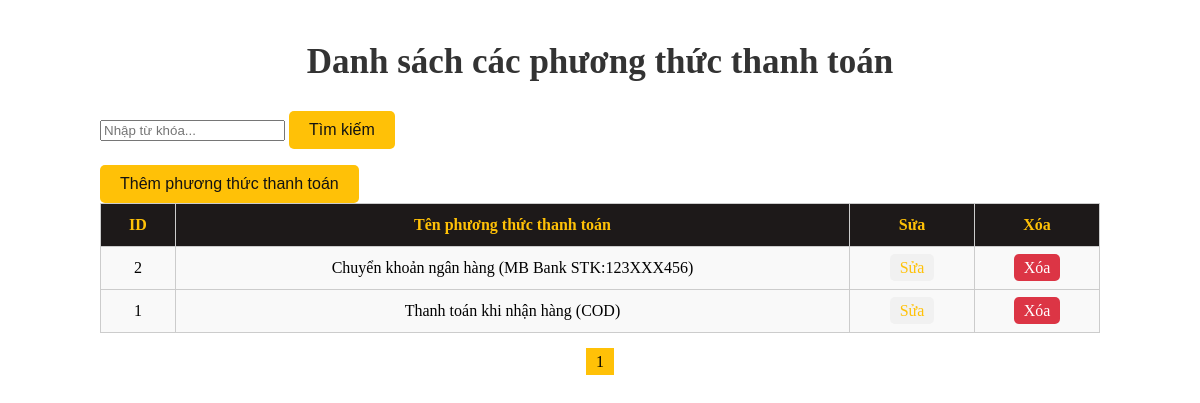
The app's page /Xmobile-master/admins/admincp/pages/content/phuongthucthanhtoan.php with its own data.
### tables this page shows
CREATE TABLE `payment_method` (
  `Id` int(11) NOT NULL,
  `Name` varchar(255) NOT NULL
);

### Xmobile-master/admins/admincp/pages/content/phuongthucthanhtoan.php (the view, shortened to what this page needs)
<?php
    if (isset($_GET["keyword"])) {
        $keyword = $_GET["keyword"];
    } else {
        $keyword = "";
    }
    include_once "../../connection/open.php";
    $recordsPerPage = 5;
    $sqlCount = "SELECT COUNT(*) AS total FROM payment_method WHERE Name LIKE '%$keyword%'";
    $resultCount = mysqli_query($connection, $sqlCount);
    $row = mysqli_fetch_assoc($resultCount);
    $totalRecords = $row['total'];
    $pages = ceil($totalRecords / $recordsPerPage);
    if (isset($_GET["page"])) {
        $page = $_GET["page"];
    } else {
        $page = 1;
    }
    $start = ($page - 1) * $recordsPerPage;
    $sql_payment_method = "SELECT * FROM payment_method
                           WHERE Name LIKE '%$keyword%'
                           ORDER BY Id DESC
                           LIMIT $start, $recordsPerPage";
    $payment_methods = mysqli_query($connection, $sql_payment_method);
?>
<link rel="stylesheet" href="css/style_table.css">
<div class="container mx-auto">
    <h2 >Danh sách các phương thức thanh toán</h2>
    <form method="GET" action="index.php" class="flex items-center gap-3 mb-3">
        <input type="text" name="keyword" placeholder="Nhập từ khóa..." value="<?php echo $keyword ?>"
            class="flex-1 px-4 py-2 border border-gray-300 rounded-lg focus:outline-none focus:ring-2 focus:ring-blue-500">
        <button type="submit"
            class="px-4 py-2 bg-blue-600 text-black rounded-lg hover:bg-blue-700 transition duration-200">
            Tìm kiếm
        </button>
    </form>
    <a href="index.php?action=themphuongthucthanhtoan">
        <button type="button" class="button">
            Thêm phương thức thanh toán
        </button>
    </a>
    <table border="1px" cellspacing="0" cellpadding="0" width="80%">
        <thead class="bg-gray-100">
            <tr>
                <th width="50px">ID</th>
                <th>Tên phương thức thanh toán</th>
                <th width="100px">Sửa</th>
                <th width="100px">Xóa</th>
            </tr>
        </thead>
        <tbody>
            <?php foreach ($payment_methods as $payment_method){ ?>
                <tr>
                    <td><?php echo $payment_method['Id']; ?></td>
                    <td><?php echo $payment_method['Name']; ?></td>
                    <td>
                        <a href="index.php?action=suaphuongthucthanhtoan&id=<?php echo $payment_method['Id']; ?>">Sửa</a>
                    </td>
                    <td>
                        <a href="payment_methods/destroy.php?id=<?php echo $payment_method['Id']; ?>" class="delete">Xóa</a>
                    </td>
                </tr>
            <?php } ?>
        </tbody>
    </table>
    <div style="margin-top: 20px; text-align: center;">
        <?php for ($page = 1; $page <= $pages; $page++){
            $link = "index.php?action=quanlyphuongthucthanhtoan&page=$page";
        ?>
            <a href="<?php echo $link; ?>"
            style="margin: 0 5px; padding: 5px 10px; text-decoration: none;
            <?php echo $page == $page ? 'background-color: #ffc107; color: black;' : 'border: 1px solid #ccc;' ?>">
            <?php echo $page; ?>
            </a>
        <?php } ?>
    </div>
</div>

### Xmobile-master/admins/admincp/css/style_table.css (style rules this page uses)
h2 { text-align: center; font-size: 35px; color: #333333; }
.container { max-width: 1000px; margin: auto; padding: 5px 30px; }
button { background-color: #ffc107; color: #121212; padding: 10px 20px; border: none; font-size: 16px; border-radius: 5px; cursor: pointer; margin: 0 0; }
table { width: 100%; border-collapse: collapse; }
th, td { padding: 12px; text-align: center; font-size: 16px; border: 1px solid #ccc; }
th { background-color: #1d1919; color: #ffc107; font-weight: bold; }
td { background-color: #f9f9f9; color: #000; }
td a { color: #ffc107; text-decoration: none; padding: 5px 10px; border-radius: 5px; background-color: #f1f1f1; }
td a.delete { background-color: #dc3545; color: white; }

### records on screen
payment_method: Id "2", Name "Chuyển khoản ngân hàng (MB Bank STK:123XXX456)"
payment_method: Id "1", Name "Thanh toán khi nhận hàng (COD)"
